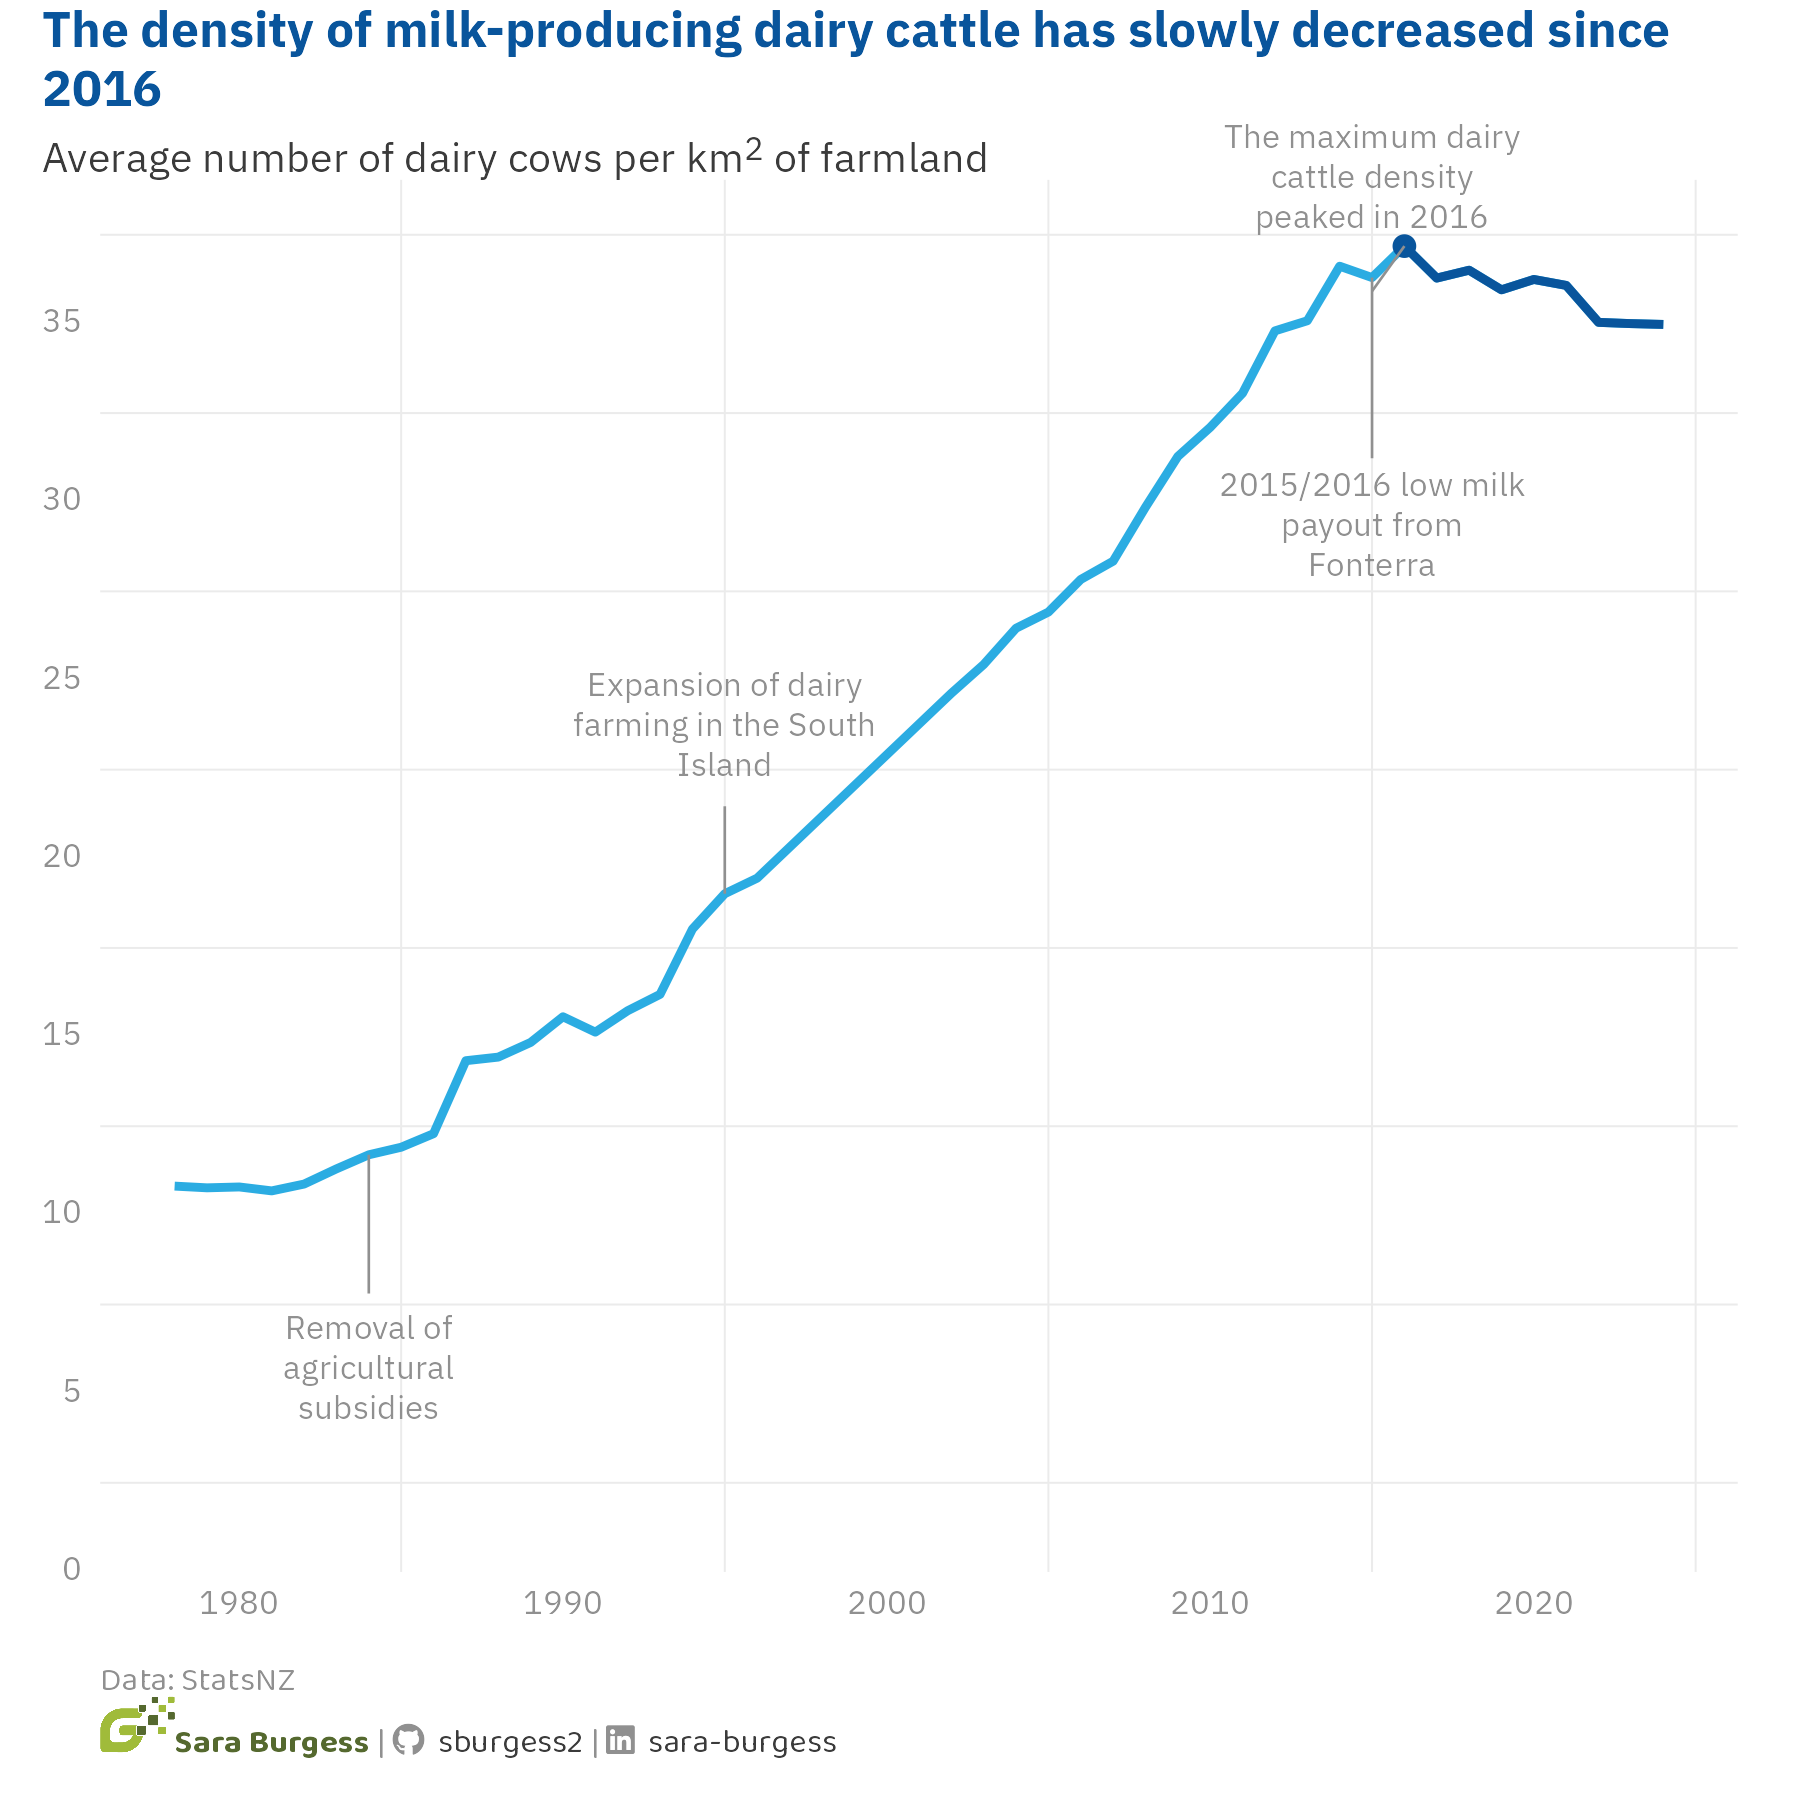

Reproduce this figure in R.
# Adapted from Nicola Rennie https://www.r-bloggers.com/2023/08/creating-template-files-with-r/

###################

## Load libraries##

###################

library(tidyverse)
# library(showtext)
library(ggtext)
library(glue)

# library(sysfonts)

library(systemfonts)
library(ragg)
library(sbBrand)

# library(gridExtra)

# library(paletteer)

###############################################################################

##############
## Load data##
##############

tuesdata <- tidytuesdayR::tt_load("2026-02-17")

agstats <- tuesdata$dataset

write_csv(agstats, "2026/20260217-agstats/data/agstats.csv")

agstats <- read_csv("2026/20260217-agstats/data/agstats.csv")


###############################################################################

################
# Look at data##
################

str(agstats)

head(agstats)

glimpse(agstats)

unique(agstats$value_label)

agstats[!complete.cases(agstats), ]


cattle <- agstats |>

  filter(value_label == "Number of cattle")


## Faceted histogram

ggplot(cattle, aes(x = value)) +

  geom_histogram(
    binwidth = 100,

    center = 50,

    colour = "black",

    fill = "darkseagreen2"
  ) +

  facet_wrap(~measure, scales = "free")


dairy <- cattle |>
  filter(str_detect(measure, regex("dairy", ignore_case = TRUE)))


## Faceted line plot to look at trends

ggplot(data = dairy, aes(x = year_ended_june, y = value)) +

  geom_line() +

  facet_wrap(~measure, scales = "free") +

  labs(
    title = "Dairy Production Over Time",
    x = "Year Ended June",
    y = "Value"
  ) +

  theme_minimal()


## filter dairy df for in Milk and Sheep

dairy_sub <- agstats |>
  filter(
    measure %in%
      c(
        "Dairy Cows and Heifers, in Milk or Calf",
        "Total Sheep",
        "Total Area of Farms"
      )
  ) |>
  select(year_ended_june, measure, value) |>
  pivot_wider(names_from = "measure", values_from = "value") |>
  drop_na() |>
  mutate(
    dairycows_per_km2 = `Dairy Cows and Heifers, in Milk or Calf` /
      `Total Area of Farms` *
      100,
    sheep_per_km2 = `Total Sheep` /
      `Total Area of Farms` *
      100
  ) |>
  select(year_ended_june, dairycows_per_km2, sheep_per_km2)


#extract row maximum number of dairycows_per_km2
dairy_max <- dairy_sub |> slice_max(dairycows_per_km2)


###############################################################################

#############################
# Load fonts using sysfonts##
#############################

require_font("IBM Plex Sans")
require_font("Baloo 2")


font <- "IBM Plex Sans"

brand_font <- "Baloo 2"


###############################################################################

###################
## Define colours##
###################

bg_col <- "white"

text_col <- "#3b3b3b"

annotate_col <- "#909090"

brand_color <- "#55692f"

col1 <- "#09559C"

col2 <- "#2BACE2"

col3 <- "#7BC144"

###############################################################################

#################
## Social media##
#################

github_icon <- "&#xf09b"

github_username <- "sburgess2"

linkedin_icon <- "&#xf08c"

linkedin_username <- "sara-burgess"


###############################################################################

###############################
## Titles, subtitles, captions##
###############################

plot_title <- "The density of milk-producing dairy cattle has slowly decreased since 2016"
subtitle <- "Average number of dairy cows per km<sup>2</sup> of farmland"

# subtitle <- glue(" (<span style = 'color:{col1}'> </span> Colour 1 label here <span style = 'color:{col2}'> Colour 2 label here </span>

# ")

social_caption <- sb_social_caption(data = "StatsNZ")

###############################################################################

#########

## Plot##

#########

# I have followed the same process as Nicola Rennie for building up a plot

library(camcorder)
gg_record(
  dir = "2026/20260217-agstats/output/",
  device = png,
  width = 6,
  height = 6,
  dpi = 300,
  units = "in"
)

p_basic <- ggplot(
  data = dairy_sub,
  aes(x = year_ended_june, y = dairycows_per_km2)
) +
  geom_line(color = col2, linewidth = 1)

p_basic

p_text <- p_basic +
  labs(
    caption = social_caption,
    title = plot_title,
    subtitle = subtitle,
    x = NULL,
    y = NULL
  )

p_text

p_text_notitle <- p_basic +
  labs(
    #caption = social_caption,
    #title = plot_title,
    subtitle = subtitle,
    x = NULL,
    y = NULL
  )

p_styled <- p_text +
  # scale_color_manual(values = c("", "")) +
  theme_minimal(
    base_size = 10
    #base_family = font,
  ) +
  theme(
    legend.position = "none",
    plot.title.position = "plot",
    plot.margin = margin(10, 15, 10, 10),
    plot.caption = element_markdown(
      color = annotate_col,
      hjust = 0,
      family = brand_font,
      margin = margin(t = 12)
    ),
    plot.title = element_textbox_simple(
      family = font,
      colour = col1,
      face = "bold",
      size = rel(1.2),
      margin = margin(b = 8)
    ),
    plot.subtitle = element_markdown(
      colour = text_col,
      family = font,
      margin = margin(t = 4)
    ),
    axis.text = element_markdown(colour = annotate_col, family = font),
    axis.title = element_markdown(colour = text_col, family = font),
    # plot.subtitle = element_textbox_simple(
    # color = text_col,
    # margin = margin(t = 5)),
    panel.grid.major = element_blank(),
    #panel.background = element_rect(fill = bg_col, color = bg_col),
    axis.ticks.y = element_blank()
  ) +
  #geom_area(
  #  data = dairy_sub |> filter(year_ended_june > 2015),
  # aes(x = year_ended_june, y = dairycows_per_km2),
  #fill = col2,
  #alpha = 0.3) +
  scale_y_continuous(
    breaks = seq(0, 40, by = 5),
    limits = c(0, NA),
    expand = expansion(mult = c(0, 0.05))
  ) +
  coord_cartesian(clip = "off")
#geom_segment(
# data = dairy_max,
#linetype = "dotted",
#lineend = "round",
#color = col2,
#aes( x = year_ended_june, xend = year_ended_june,y = 1,
#yend = dairycows_per_km2))
#geom_vline(xintercept = dairy_max$year_ended_june, linetype = "dashed")

p_styled

p_styled <- p_text_notitle +
  # scale_color_manual(values = c("", "")) +
  theme_minimal(
    base_size = 10
    #base_family = font,
  ) +
  theme(
    legend.position = "none",
    plot.title.position = "plot",
    plot.margin = margin(10, 15, 10, 10),
    plot.caption = element_textbox_simple(
      color = text_col,
      hjust = 0,
      family = brand_font,
      margin = margin(t = 12)
    ),
    plot.title = element_textbox_simple(
      family = font,
      colour = col1,
      face = "bold",
      size = rel(1.2),
      margin = margin(b = 8)
    ),
    plot.subtitle = element_markdown(
      colour = text_col,
      family = font,
      margin = margin(t = 4)
    ),
    axis.text = element_markdown(colour = annotate_col, family = font),
    axis.title = element_markdown(colour = text_col, family = font),
    panel.grid.major = element_blank(),
    axis.ticks.y = element_blank()
  ) +
  scale_y_continuous(
    breaks = seq(0, 40, by = 5),
    limits = c(0, NA),
    expand = expansion(mult = c(0, 0.05))
  ) +
  coord_cartesian(clip = "off")

p_annotated <- p_styled +
  geom_line(
    data = dairy_sub |> filter(year_ended_june >= dairy_max$year_ended_june),
    aes(x = year_ended_june, y = dairycows_per_km2),
    color = col1,
    linewidth = 1
  ) +
  geom_point(
    data = dairy_max,
    aes(x = year_ended_june, y = dairycows_per_km2),
    color = col1,
    size = 2
  ) +
  geom_textbox(
    data = dairy_sub |> filter(year_ended_june == 1984),
    mapping = aes(
      y = I(0.2),
      x = 1984,
      label = glue("Removal of agricultural subsidies")
    ),
    family = font,
    color = annotate_col,
    #alpha = 0.8,
    size = 2.8224,
    hjust = 0.5,
    vjust = 1,
    halign = 0.5,
    width = unit(2, "cm"),
    box.colour = NA,
    fill = NA
  ) + # Use vjust instead of halign for geom_text
  annotate(
    geom = "curve",
    x = 1984,
    xend = 1984,
    y = I(0.2),
    yend = 11.7,
    linewidth = 0.3,
    color = annotate_col,
    curvature = 0
    # arrow = arrow(
    #  length = unit(1.5, "mm"),
    # type = "closed"
    #)
  ) +
  geom_textbox(
    data = dairy_sub |> filter(year_ended_june == 1995),
    mapping = aes(
      y = I(0.55),
      x = 1995,
      label = glue("Expansion of dairy farming in the South Island")
    ),
    family = font,
    color = annotate_col,
    size = 2.8224,
    hjust = 0.5,
    vjust = 0,
    halign = 0.5,
    width = unit(3, "cm"),
    box.colour = NA,
    fill = NA
  ) +
  annotate(
    geom = "curve",
    x = 1995,
    xend = 1995,
    y = I(0.55),
    yend = dairy_sub$dairycows_per_km2[dairy_sub$year_ended_june == 1995],
    linewidth = 0.3,
    color = annotate_col,
    curvature = 0
  ) +
  geom_textbox(
    data = dairy_sub |> filter(year_ended_june == 2015),
    mapping = aes(
      y = I(0.75),
      x = 2015,
      label = glue("2015/2016 low milk payout from Fonterra")
    ),
    family = font,
    color = annotate_col,
    size = 2.8224,
    hjust = 0.5,
    vjust = 0.5,
    halign = 0.5,
    width = unit(3, "cm"),
    box.colour = NA,
    fill = NA
  ) +
  annotate(
    geom = "curve",
    x = 2015,
    xend = 2015,
    y = I(0.8),
    yend = dairy_sub$dairycows_per_km2[dairy_sub$year_ended_june == 2015],
    linewidth = 0.3,
    color = annotate_col,
    curvature = 0
  ) +
  #geom_textbox(
  # data = dairy_sub |> filter(year_ended_june == 2013),
  #mapping = aes(
  # y = I(0.8),
  #x = 2013,
  #x = 2010,
  #label = glue(
  # "The Sustainable Dairying: Water Accord resulted in stock being excluded around waterways")),
  #family = font,color = annotate_col,size = 1.5,hjust = 0.5,
  #vjust = 0.5,halign = 0.5,width = unit(4, "cm"),box.colour = NA,fill = NA)+
  geom_textbox(
    data = dairy_sub |> filter(year_ended_june == 2015),
    mapping = aes(
      y = I(1),
      x = 2015,
      label = glue("The maximum dairy cattle density peaked in 2016")
    ),
    family = font,
    color = annotate_col,
    size = 2.8224,
    hjust = 0.5,
    vjust = 0.5,
    halign = 0.5,
    width = unit(3, "cm"),
    box.colour = NA,
    fill = NA
  ) +
  annotate(
    geom = "curve",
    x = 2015,
    xend = dairy_max$year_ended_june,
    y = I(0.92),
    yend = dairy_max$dairycows_per_km2,
    linewidth = 0.3,
    color = annotate_col,
    curvature = 0
  )

p_annotated

#record_polaroid()
gg_playback(
  name = "2026/20260217-agstats/output/agstats_recording.gif",
  first_image_duration = 4,
  last_image_duration = 12,
  frame_duration = 0.25,
  image_resize = 800
)

gg_stop_recording()

###############################################################################

#############

## Save png##

#############

ggsave(
  filename = "2026/20260217-agstats/20260217-agstats.png",
  p_annotated,
  device = ragg::agg_png,
  width = 6,
  height = 6,
  bg = bg_col,
  dpi = 300
)

############
##Function##
############

select_measure <- "Dairy Cows and Heifers, in Milk or Calf"

plot_agstats <- function(select_measure) {
  agstats_animal <- agstats |>
    filter(measure %in% c(select_measure, "Total Area of Farms")) |>
    select(year_ended_june, measure, value) |>
    pivot_wider(names_from = "measure", values_from = "value") |>
    drop_na() |>
    mutate(
      animals_per_km2 = .data[[select_measure]] / `Total Area of Farms` * 100
    ) |>
    select(year_ended_june, animals_per_km2)

  p <- ggplot(
    data = agstats_animal,
    aes(x = year_ended_june, y = animals_per_km2)
  ) +
    geom_line(color = col2, linewidth = 1)

  return(p)
}

plot_agstats("Dairy Cows and Heifers, in Milk or Calf")
